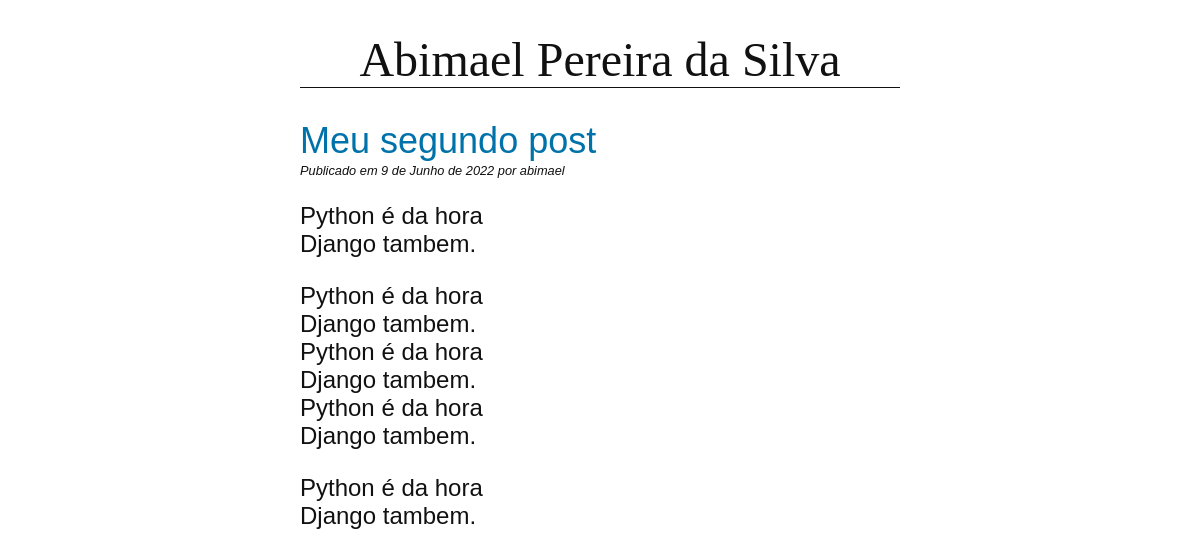
Screenshot of /blog/meu-segundo-post/ with the database file from the repository.
### blog/models.py (models this page shows, shortened)
class Post(models.Model):
    title = models.CharField(max_length=255)
    slug = models.SlugField(max_length=255, unique=True)
    author = models.ForeignKey(User, on_delete=models.CASCADE)
    body = models.TextField()
    created = models.DateField(auto_now_add=True)
    updated = models.DateField(auto_now=True)
    class Meta:
        ordering = ("-created", )

### blog/views.py (the view)
# urls.py: path("<slug:slug>/", views.PostDetailView.as_view(), name="detail")
class PostDetailView(DetailView):
    model = Post

### blog/templates/blog/post_detail.html (shortened to what this page needs)
{% extends 'blog/base.html' %}
{% block content %}
    <h2>{{ post.title }}</h2>
    <p class="date">
        Publicado em {{ post.created }} por {{ post.author }}
    </p>
    {{ post.body|linebreaks }}
{% endblock  %}

### blog/static/css/blog.css (style rules this page uses)
body { margin: 0 25%; font-family: sans-serif; font-size: 1.5rem; color: #111111; }
h2 { color: #0072aa; font-weight: normal; margin-bottom: 1px; }
p.date { font-size: 0.8rem; font-style: italic; margin-top: 1px; }

### rows the page displays
Post: title "Meu segundo post", created "9 de Junho de 2022", author "abimael", body "Python é da hora Django tambem. Python é da hora Django tambem. Python é da hora Django tambem. Python é da hora Django tambem. Python é da hora Django tambem."
